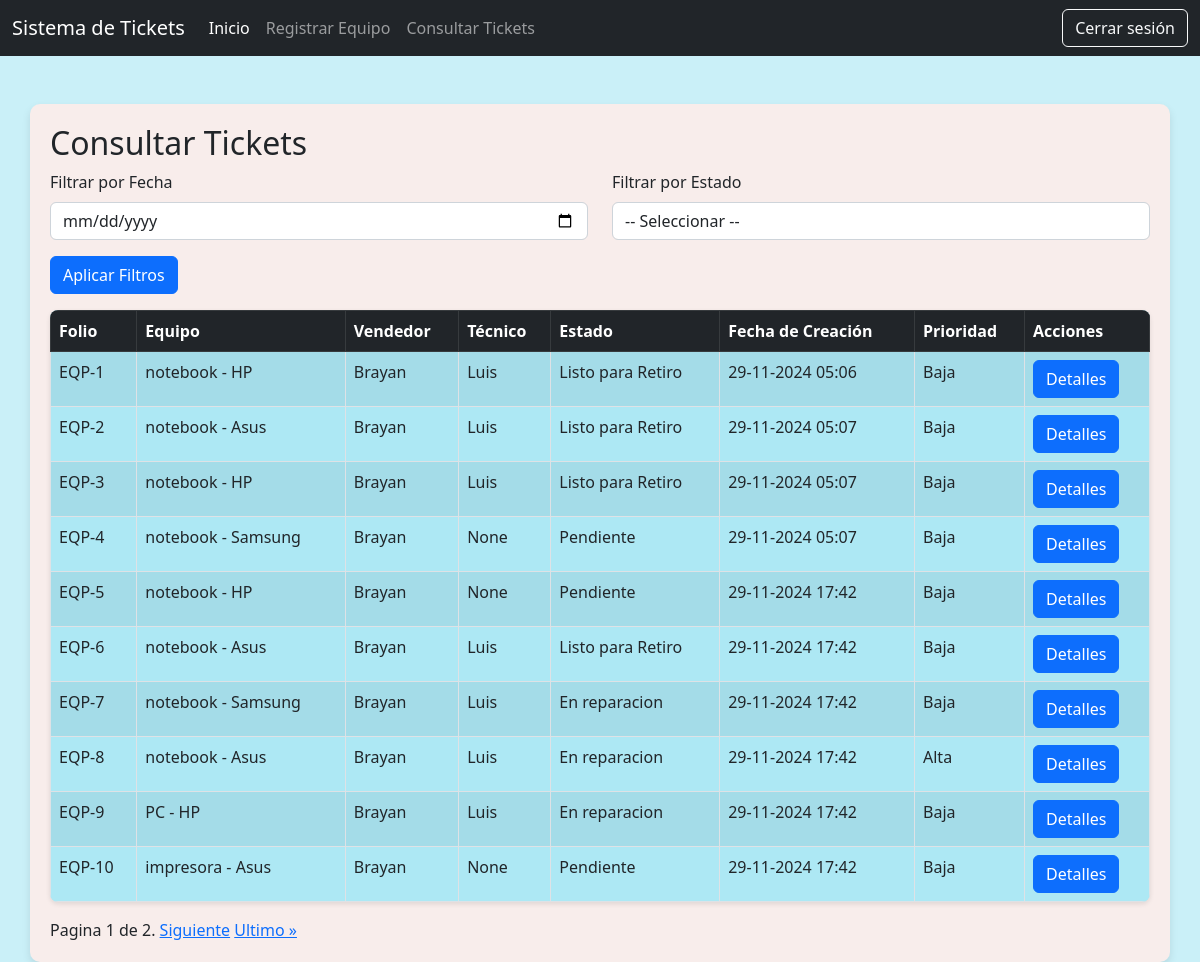
Screenshot of /tickets/vendedor/consulta_tickets (signed in) with the database file from the repository.
### tickets/models.py (models this page shows, shortened)
class Ticket(models.Model):
    status_ticket = (
        ('pendiente', 'Pendiente'),
        ('diagnostico', 'En diagnostico'),
        ('reparacion', 'En reparacion'),
        ('listo', 'Listo para Retiro')
    )
    equipo = models.ForeignKey(Equipo, on_delete=models.CASCADE, related_name='ticket')
    vendedor = models.ForeignKey(User, on_delete=models.SET_NULL, null=True, blank=True, related_name='tickets_vendidos')
    tecnico = models.ForeignKey(User, on_delete=models.SET_NULL, null=True, blank=True, related_name='tickets_asignados')
    estado = models.CharField(max_length=20, choices=status_ticket, default='pendiente')
    descripcion_reparacion = models.TextField(null=True, blank=True)
    fecha_creacion = models.DateTimeField(auto_now_add=True)
    fecha_actualizacion = models.DateTimeField(auto_now=True)
    prioridad = models.BooleanField(default=False)

class Equipo(models.Model):
    tipo_equipo = (
        ('notebook', 'Notebook'),
        ('PC', 'PC de escritorio'),
        ('impresora', 'Impresora'),
    )
    folio = models.CharField(max_length=20, unique=True, blank=True, null=True)
    tipo = models.CharField(max_length=20, choices=tipo_equipo)
    marca = models.CharField(max_length=50)
    observaciones = models.TextField(null=True, blank=True)
    incluye_cargador = models.BooleanField(default=False)
    creado_por = models.ForeignKey(User, on_delete=models.SET_NULL, null=True, related_name='equipos_creados')
    fecha_creacion = models.DateTimeField(auto_now_add=True)
    def __str__(self):
        return f"{self.tipo} - {self.marca}"

### tickets/views.py (the view)
# urls.py: path('vendedor/consulta_tickets', TicketListView.as_view(), name='consulta_tickets'),
@method_decorator(login_required, name='dispatch')
class TicketListView(ListView):
    model = Ticket
    template_name = 'tickets/vendedor_consultar_tickets.html' # Ruta del template
    context_object_name = 'tickets'
    paginate_by = 10  # Mostrar 10 tickets por página
    def get_queryset(self):
        queryset = super().get_queryset()
        filtro_fecha = self.request.GET.get('filtroFecha', None)
        filtro_estado = self.request.GET.get('filtroEstado', None)
        filtro_equipo = self.request.GET.get('filtroEquipo', None)
        if filtro_fecha:
            queryset = queryset.filter(fecha_creacion__date=filtro_fecha)
        if filtro_estado:
            queryset = queryset.filter(estado=filtro_estado)
        if filtro_equipo:
            queryset = queryset.filter(equipo__icontains=filtro_equipo)
        return queryset

### tickets/templates/tickets/vendedor_consultar_tickets.html (shortened to what this page needs)
{% extends "core/base.html" %}
{% block content %}
<div class="container mt-5">
    <h2>Consultar Tickets</h2>
    <form class="mb-3" method="get">
        <div class="row">
            <div class="col">
                <label for="filtroFecha" class="form-label">Filtrar por Fecha</label>
                <input type="date" name="filtroFecha" class="form-control" id="filtroFecha" value="{{ request.GET.filtroFecha }}">
            </div>
            <div class="col">
                <label for="filtroEstado" class="form-label">Filtrar por Estado</label>
                <select name="filtroEstado" class="form-control" id="filtroEstado">
                    <option value="">-- Seleccionar --</option>
                </select>
            </div>
        </div>
        <button type="submit" class="btn btn-primary mt-3">Aplicar Filtros</button>
    </form>
    <table class="table table-bordered table-striped mt-3">
        <thead class='table-dark'>
            <tr>
                <th>Folio</th>
                <th>Equipo</th>
                <th>Vendedor</th>
                <th>Técnico</th>
                <th>Estado</th>
                <th>Fecha de Creación</th>
                <th>Prioridad</th>
                <th>Acciones</th>
            </tr>
        </thead>
        <tbody>
            {% for ticket in tickets %}
            <tr>
                <td>{{ ticket.equipo.folio }}</td>
                <td>{{ ticket.equipo }}</td>
                <td>{{ ticket.vendedor }}</td>
                <td>{{ ticket.tecnico }}</td>
                <td>{{ ticket.get_estado_display }}</td>
                <td>{{ ticket.fecha_creacion|date:"d-m-Y H:i" }}</td>
                <td>{{ ticket.prioridad|yesno:"Alta,Baja" }}</td>
                <td><a href="{% url 'detail' ticket.id %}" class="btn btn-primary">Detalles</a></td>
            </tr>
            {% empty %}
            <tr>
                <td colspan="8">No hay tickets disponibles</td>
            </tr>
            {% endfor %}
        </tbody>
    </table>
    <div class="pagination">
        <span class="step-links">
            <span class="current">
                Pagina {{ page_obj.number }} de {{ page_obj.paginator.num_pages }}.
            </span>
            {% if page_obj.has_next %}
                <a href="?page={{ page_obj.next_page_number }}">Siguiente</a>
                <a href="?page={{ page_obj.paginator.num_pages }}">Ultimo &raquo;</a>
            {% endif %}
        </span>
    </div>
</div>
{% endblock %}

### core/templates/core/base.html (shortened to what this page needs)
<!DOCTYPE html>
<html lang="en">
<head>
    <link href="https://cdn.jsdelivr.net/npm/bootstrap@5.2.1/dist/css/bootstrap.min.css"
        rel="stylesheet"
>
     <link rel="stylesheet"
        href="https://cdn.jsdelivr.net/npm/bootstrap-icons@1.9.1/font/bootstrap-icons.css">
</head>
<body>
    <nav class="navbar navbar-expand-lg navbar-dark bg-dark">
        <div class="container-fluid">
            <a class="navbar-brand" href="#"> Sistema de Tickets</a>
            <div class="collapse navbar-collapse" id="navbarNav">
                <ul class="navbar-nav me-auto mb-2 mb-lg-0">
                    <li class="nav-item">
                        <a class="nav-link active" href="{% url "dashboard" %}"> Inicio</a>
                    </li>
                    {% if request.user.groups.all.0.name == 'Vendedores' %}
                        <li class="nav-item">
                            <a class="nav-link" href="{% url 'registrar_equipo' %}"> Registrar Equipo</a>
                        </li>
                        <li class="nav-item">
                            <a class="nav-link" href="{% url 'consulta_tickets' %}"> Consultar Tickets</a>
                        </li>
                    {% elif request.user.groups.all.0.name == 'Técnicos' %}
                        <li class="nav-item">
                            <a class="nav-link" href="{% url "tickets_asignados" %}">Tickets Asignados</a>
                        </li>
                    {% endif %}
                </ul>
                {% if user.is_authenticated %}
                <div class="d-flex">
                    <a class="btn btn-outline-light" href="{% url 'logout' %}"> Cerrar sesión</a>
                </div>
                {% endif %}
            </div>
        </div>
    </nav>
    {% block content %}
    {% endblock %}
</body>
</html>

### core/templates/core/base.html (style rules this page uses)
body { background-color: #caf0f8; }
.container { background-color: #f8edeb; padding: 20px; border-radius: 10px; box-shadow: 0 4px 8px rgba(0, 0, 0, 0.1); }
table { background-color: #ade8f4; box-shadow: 0 2px 5px rgba(0, 0, 0, 0.1); border-radius: 8px; overflow: hidden; }

### rows the page displays
Ticket: equipo.folio "EQP-1", equipo "notebook - HP", vendedor "Brayan", tecnico "Luis", estado "Listo para Retiro", fecha_creacion "29-11-2024 05:06", prioridad "Baja"
Ticket: equipo.folio "EQP-2", equipo "notebook - Asus", vendedor "Brayan", tecnico "Luis", estado "Listo para Retiro", fecha_creacion "29-11-2024 05:07", prioridad "Baja"
Ticket: equipo.folio "EQP-3", equipo "notebook - HP", vendedor "Brayan", tecnico "Luis", estado "Listo para Retiro", fecha_creacion "29-11-2024 05:07", prioridad "Baja"
Ticket: equipo.folio "EQP-4", equipo "notebook - Samsung", vendedor "Brayan", tecnico "None", estado "Pendiente", fecha_creacion "29-11-2024 05:07", prioridad "Baja"
Ticket: equipo.folio "EQP-5", equipo "notebook - HP", vendedor "Brayan", tecnico "None", estado "Pendiente", fecha_creacion "29-11-2024 17:42", prioridad "Baja"
Ticket: equipo.folio "EQP-6", equipo "notebook - Asus", vendedor "Brayan", tecnico "Luis", estado "Listo para Retiro", fecha_creacion "29-11-2024 17:42", prioridad "Baja"
Ticket: equipo.folio "EQP-7", equipo "notebook - Samsung", vendedor "Brayan", tecnico "Luis", estado "En reparacion", fecha_creacion "29-11-2024 17:42", prioridad "Baja"
Ticket: equipo.folio "EQP-8", equipo "notebook - Asus", vendedor "Brayan", tecnico "Luis", estado "En reparacion", fecha_creacion "29-11-2024 17:42", prioridad "Alta"
Ticket: equipo.folio "EQP-9", equipo "PC - HP", vendedor "Brayan", tecnico "Luis", estado "En reparacion", fecha_creacion "29-11-2024 17:42", prioridad "Baja"
Ticket: equipo.folio "EQP-10", equipo "impresora - Asus", vendedor "Brayan", tecnico "None", estado "Pendiente", fecha_creacion "29-11-2024 17:42", prioridad "Baja"

### other values shown
{{ page_obj.number }} "1"
{{ page_obj.paginator.num_pages }} "2"
